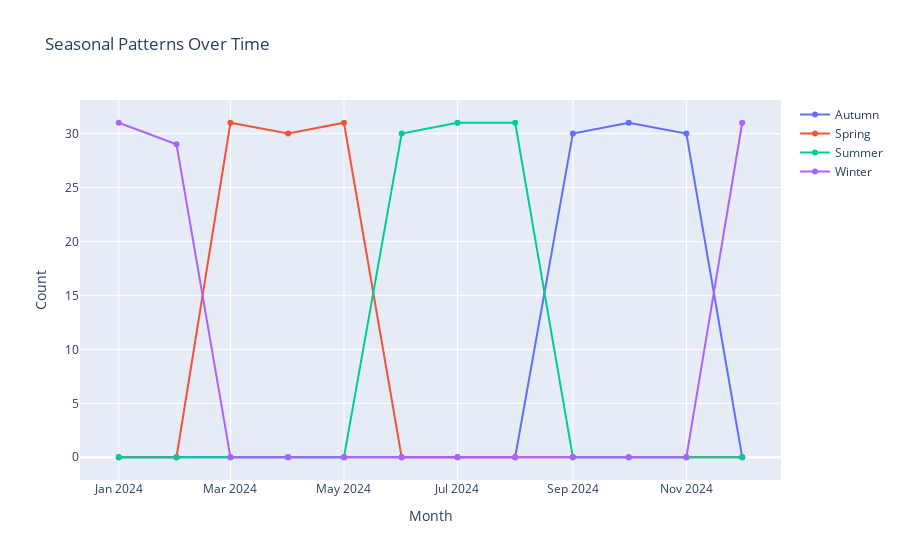

The notebook cell this image was saved under:
### Code cell
# Seasonal patterns over time
if 'Season' in df.columns and date_col in df.columns:
    seasonal_timeline = df.groupby([df[date_col].dt.to_period('M'), 'Season']).size().unstack(fill_value=0)
    
    fig = go.Figure()
    for season in seasonal_timeline.columns:
        fig.add_trace(go.Scatter(
            x=seasonal_timeline.index.astype(str),
            y=seasonal_timeline[season],
            mode='lines+markers',
            name=season,
            line=dict(width=2)
        ))
    
    fig.update_layout(
        title='Seasonal Patterns Over Time',
        xaxis_title='Month',
        yaxis_title='Count',
        hovermode='x unified'
    )
    fig.show()

### Figure 1 — Plotly figure (JSON) as saved in the notebook; plotly's stock layout.template omitted (floating-point values rounded to 4 significant figures)
{"data": [{"line": {"width": 2}, "mode": "lines+markers", "name": "Autumn", "type": "scatter", "x": ["2024-01", "2024-02", "2024-03", "2024-04", "2024-05", "2024-06", "2024-07", "2024-08", "2024-09", "2024-10", "2024-11", "2024-12"], "y": [0, 0, 0, 0, 0, 0, 0, 0, 30, 31, 30, 0]}, {"line": {"width": 2}, "mode": "lines+markers", "name": "Spring", "type": "scatter", "x": ["2024-01", "2024-02", "2024-03", "2024-04", "2024-05", "2024-06", "2024-07", "2024-08", "2024-09", "2024-10", "2024-11", "2024-12"], "y": [0, 0, 31, 30, 31, 0, 0, 0, 0, 0, 0, 0]}, {"line": {"width": 2}, "mode": "lines+markers", "name": "Summer", "type": "scatter", "x": ["2024-01", "2024-02", "2024-03", "2024-04", "2024-05", "2024-06", "2024-07", "2024-08", "2024-09", "2024-10", "2024-11", "2024-12"], "y": [0, 0, 0, 0, 0, 30, 31, 31, 0, 0, 0, 0]}, {"line": {"width": 2}, "mode": "lines+markers", "name": "Winter", "type": "scatter", "x": ["2024-01", "2024-02", "2024-03", "2024-04", "2024-05", "2024-06", "2024-07", "2024-08", "2024-09", "2024-10", "2024-11", "2024-12"], "y": [31, 29, 0, 0, 0, 0, 0, 0, 0, 0, 0, 31]}], "layout": {"hovermode": "x unified", "title": {"text": "Seasonal Patterns Over Time"}, "xaxis": {"title": {"text": "Month"}}, "yaxis": {"title": {"text": "Count"}}}}
